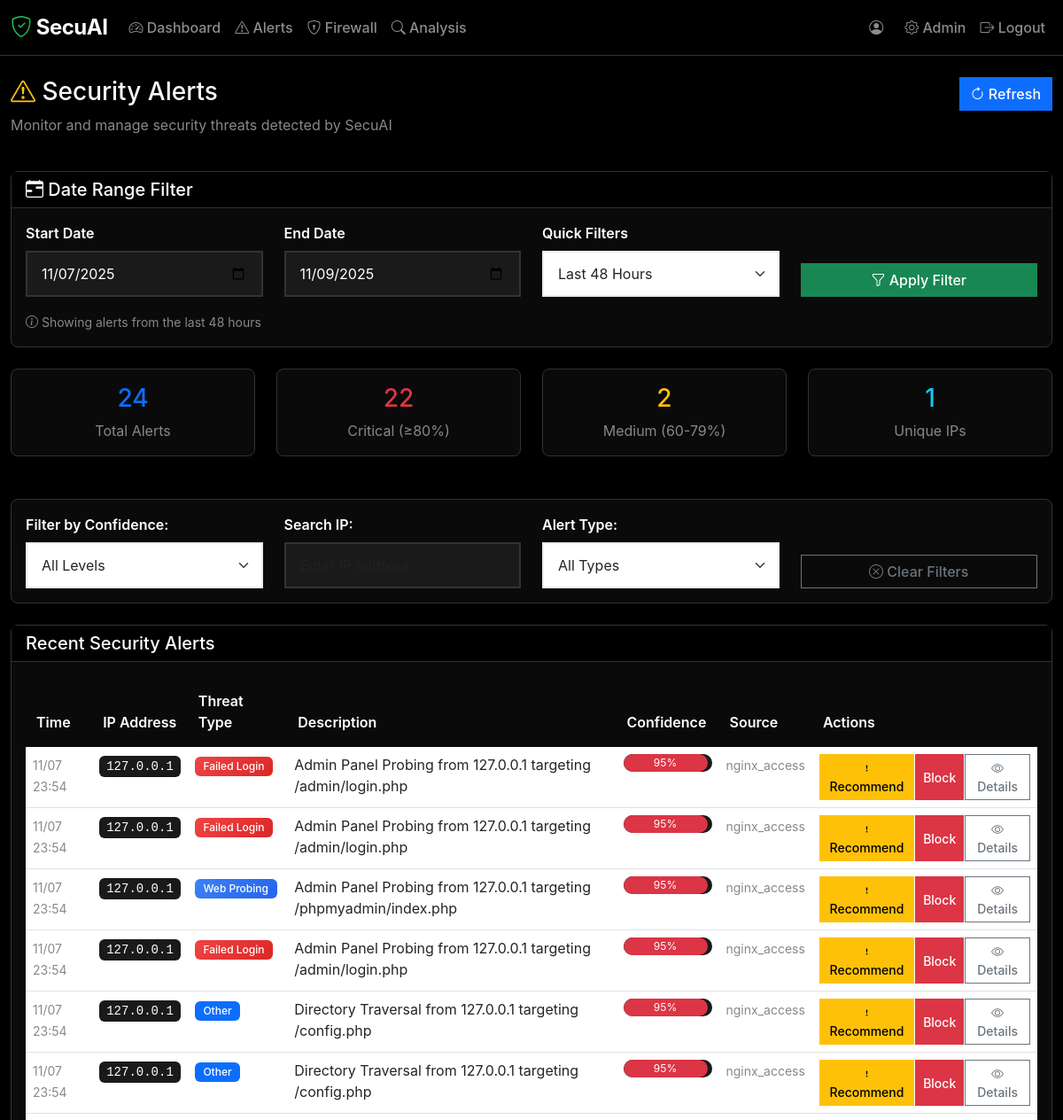
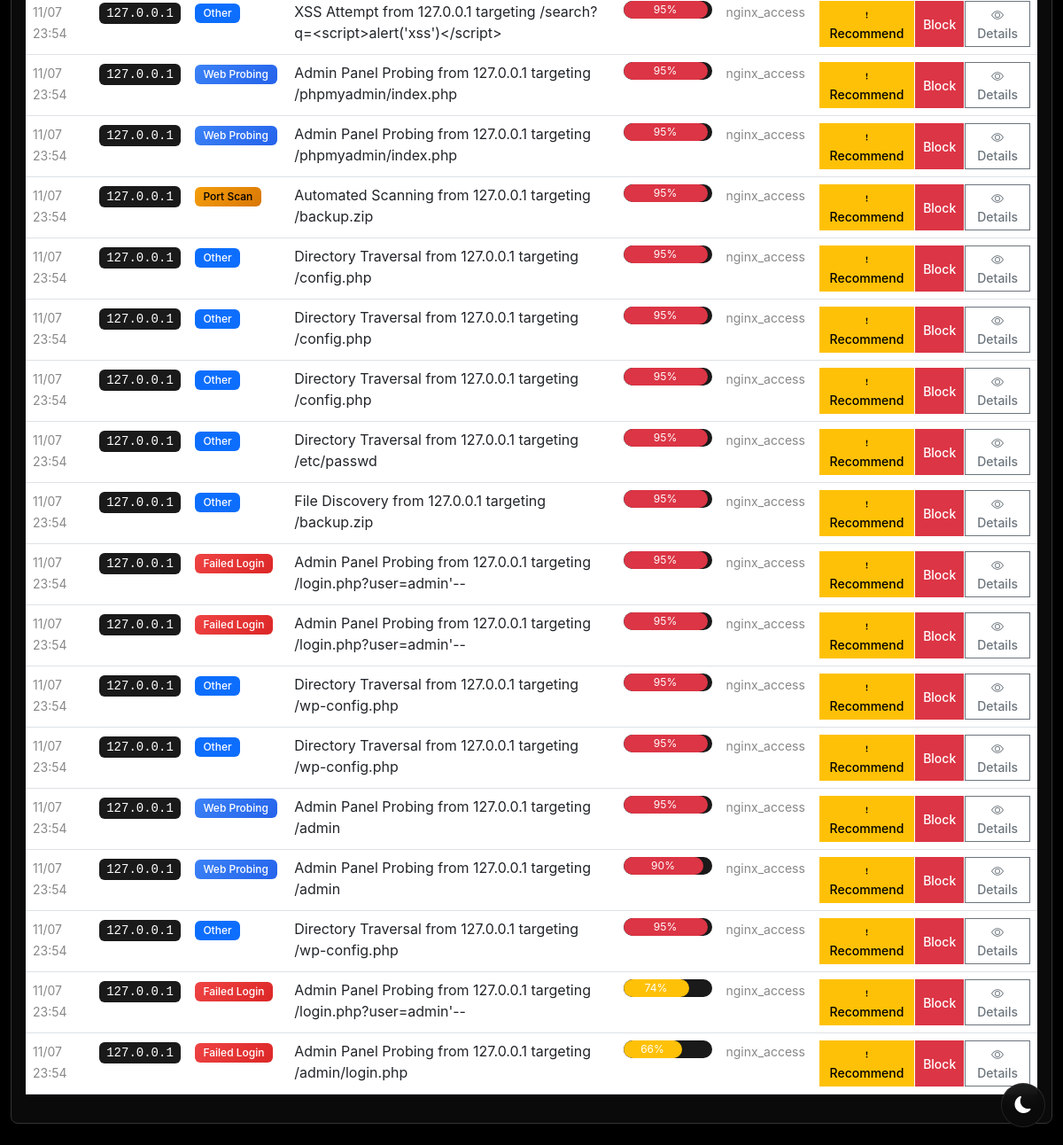
/alerts (signed in), run on the app's committed database (2 pictures, top to bottom).
### models.py (models this page shows, shortened)
class Alert(db.Model):
    __tablename__ = 'alerts'
    id = db.Column(db.Integer, primary_key=True)
    ip = db.Column(db.String(45), nullable=False, index=True)  # Support IPv6
    reason = db.Column(db.String(255), nullable=False)
    confidence = db.Column(db.Float, default=0.5, nullable=False)
    details = db.Column(db.Text)  # JSON string with additional data
    source = db.Column(db.String(100), nullable=False)  # api, upload:filename, honeypot, etc.
    status = db.Column(db.String(20), default='new', nullable=False)  # new, reviewed, ignored, blocked
    created_at = db.Column(db.DateTime, default=datetime.utcnow, nullable=False, index=True)
    reviewed_at = db.Column(db.DateTime)
    reviewed_by = db.Column(db.Integer, db.ForeignKey('users.id'))
    reviewer = db.relationship('User', backref='reviewed_alerts')

### app.py (the view, shortened to what this page needs)
@app.route('/alerts')
@login_required
def alerts_page():
    try:
        start_date_str = request.args.get('start_date')
        end_date_str = request.args.get('end_date')
        if not start_date_str or not end_date_str:
            end_date = datetime.utcnow()
            start_date = end_date - timedelta(hours=48)
        alerts_query = Alert.query.filter(
            Alert.created_at >= start_date,
            Alert.created_at <= end_date
        ).order_by(Alert.created_at.desc())
        alerts = alerts_query.all()
        total_alerts = len(alerts)
        critical_alerts = len([a for a in alerts if a.confidence >= 0.8])
        medium_alerts = len([a for a in alerts if 0.6 <= a.confidence < 0.8])
        low_alerts = len([a for a in alerts if a.confidence < 0.6])
        unique_ips = len(set([a.ip for a in alerts]))
        date_range_info = {
            'start_date': start_date,
            'end_date': end_date,
            'start_date_str': start_date.strftime('%Y-%m-%d'),
            'end_date_str': end_date.strftime('%Y-%m-%d'),
            'total_alerts': total_alerts,
            'critical_alerts': critical_alerts,
            'medium_alerts': medium_alerts,
            'low_alerts': low_alerts,
            'unique_ips': unique_ips,
            'is_default_range': not start_date_str and not end_date_str
        }
        return render_template('alerts.html', alerts=alerts, date_range=date_range_info)
    except Exception as e:
        logger.error(f"Alerts page error: {e}")
        flash(f'Error loading alerts: {str(e)}')
        return redirect(url_for('dashboard'))

### app.py (called while the page is built)
@login_manager.user_loader
def load_user(user_id):
    return db.session.get(User, int(user_id))

def initialize_monitor():
    global monitor_started
    if not monitor_started:
        clear_sample_data()
        start_log_monitor()
        monitor_started = True
        logger.info("🚀 SecuAI initialization complete")

@app.before_request
def before_request():
    initialize_monitor()

### templates/alerts.html (shortened to what this page needs)
<!DOCTYPE html>
<html lang="en">
<head>
    <link href="https://cdn.jsdelivr.net/npm/bootstrap@5.3.0/dist/css/bootstrap.min.css" rel="stylesheet">
    <link href="https://cdn.jsdelivr.net/npm/bootstrap-icons@1.10.0/font/bootstrap-icons.css" rel="stylesheet">
    <link href="{{ url_for('static', filename='css/style.css') }}" rel="stylesheet">
</head>
<body>
    <nav class="navbar navbar-expand-lg navbar-dark bg-dark">
        <div class="container-fluid">
            <a class="navbar-brand" href="/">
                <i class="bi bi-shield-check"></i> SecuAI
            </a>
            <div class="navbar-nav me-auto">
                <a class="nav-link" href="/">
                    <i class="bi bi-speedometer2"></i> Dashboard
                </a>
                <a class="nav-link" href="/alerts">
                    <i class="bi bi-exclamation-triangle"></i> Alerts
                </a>
                <a class="nav-link" href="/firewall">
                    <i class="bi bi-shield-lock"></i> Firewall
                </a>
                <a class="nav-link" href="/analysis">
                    <i class="bi bi-search"></i> Analysis
                </a>
            </div>
            <div class="navbar-nav">
                {% if current_user.is_authenticated %}
                <span class="navbar-text me-3">
                    <i class="bi bi-person-circle"></i> {{ current_user.username }}
                </span>
                <a class="nav-link" href="/admin">
                    <i class="bi bi-gear"></i> Admin
                </a>
                <a class="nav-link" href="/logout">
                    <i class="bi bi-box-arrow-right"></i> Logout
                </a>
                {% endif %}
            </div>
        </div>
    </nav>
    <button class="theme-toggle" onclick="toggleTheme()" title="Toggle theme">
        <i class="bi bi-moon-fill" id="theme-icon"></i>
    </button>
    <div class="container-fluid mt-4">
        <div class="row mb-4">
            <div class="col">
                <h1 class="h3">
                    <i class="bi bi-exclamation-triangle text-warning"></i> Security Alerts
                </h1>
                <p class="text-muted">Monitor and manage security threats detected by SecuAI</p>
            </div>
            <div class="col-auto">
                <button class="btn btn-primary" onclick="refreshAlerts()">
                    <i class="bi bi-arrow-clockwise"></i> Refresh
                </button>
            </div>
        </div>
        <div class="card mb-4">
            <div class="card-header">
                <h5 class="card-title mb-0">
                    <i class="bi bi-calendar-range"></i> Date Range Filter
                </h5>
            </div>
            <div class="card-body">
                <div class="row align-items-end">
                    <div class="col-md-3">
                        <label for="start-date" class="form-label">Start Date</label>
                        <input type="date" class="form-control" id="start-date"
                               value="{{ date_range.start_date_str if date_range else '' }}">
                    </div>
                    <div class="col-md-3">
                        <label for="end-date" class="form-label">End Date</label>
                        <input type="date" class="form-control" id="end-date"
                               value="{{ date_range.end_date_str if date_range else '' }}">
                    </div>
                    <div class="col-md-3">
                        <label for="quick-filter" class="form-label">Quick Filters</label>
                        <select class="form-select" id="quick-filter" onchange="applyQuickFilter()">
                            <option value="48h" selected>Last 48 Hours</option>
                        </select>
                    </div>
                    <div class="col-md-3">
                        <button class="btn btn-success w-100" onclick="filterAlerts()">
                            <i class="bi bi-funnel"></i> Apply Filter
                        </button>
                    </div>
                </div>
                {% if date_range %}
                <div class="mt-3">
                    <small class="text-muted">
                        <i class="bi bi-info-circle"></i>
                        {% if date_range.is_default_range %}
                        Showing alerts from the last 48 hours
                        {% else %}
                        Showing alerts from {{ date_range.start_date.strftime('%B %d, %Y') }} to {{ date_range.end_date.strftime('%B %d, %Y') }}
                        {% endif %}
                    </small>
                </div>
                {% endif %}
            </div>
        </div>
        {% if date_range %}
        <div class="row mb-4">
            <div class="col-md-3">
                <div class="card text-center">
                    <div class="card-body">
                        <h3 class="text-primary">{{ date_range.total_alerts }}</h3>
                        <p class="text-muted mb-0">Total Alerts</p>
                    </div>
                </div>
            </div>
            <div class="col-md-3">
                <div class="card text-center">
                    <div class="card-body">
                        <h3 class="text-danger">{{ date_range.critical_alerts }}</h3>
                        <p class="text-muted mb-0">Critical (≥80%)</p>
                    </div>
                </div>
            </div>
            <div class="col-md-3">
                <div class="card text-center">
                    <div class="card-body">
                        <h3 class="text-warning">{{ date_range.medium_alerts }}</h3>
                        <p class="text-muted mb-0">Medium (60-79%)</p>
                    </div>
                </div>
            </div>
            <div class="col-md-3">
                <div class="card text-center">
                    <div class="card-body">
                        <h3 class="text-info">{{ date_range.unique_ips }}</h3>
                        <p class="text-muted mb-0">Unique IPs</p>
                    </div>
                </div>
            </div>
        </div>
        {% endif %}
        <div class="card mb-4">
            <div class="card-body">
                <div class="row">
                    <div class="col-md-3">
                        <label class="form-label">Filter by Confidence:</label>
                        <select class="form-select" id="confidence-filter" onchange="filterAlerts()">
                            <option value="">All Levels</option>
                        </select>
                    </div>
                    <div class="col-md-3">
                        <label class="form-label">Search IP:</label>
                        <input type="text" class="form-control" id="ip-search" placeholder="Enter IP address" onkeyup="filterAlerts()">
                    </div>
                    <div class="col-md-3">
                        <label class="form-label">Alert Type:</label>
                        <select class="form-select" id="type-filter" onchange="filterAlerts()">
                            <option value="">All Types</option>
                        </select>
                    </div>
                    <div class="col-md-3 d-flex align-items-end">
                        <button class="btn btn-outline-secondary w-100" onclick="clearFilters()">
                            <i class="bi bi-x-circle"></i> Clear Filters
                        </button>
                    </div>
                </div>
            </div>
        </div>
        <div class="card">
            <div class="card-header">
                <h5 class="card-title mb-0">Recent Security Alerts</h5>
            </div>
            <div class="card-body">
                <div class="table-responsive">
                    <table class="table table-hover" id="alerts-table">
                        <thead>
                            <tr>
                                <th>Time</th>
                                <th>IP Address</th>
                                <th>Threat Type</th>
                                <th>Description</th>
                                <th>Confidence</th>
                                <th>Source</th>
                                <th>Actions</th>
                            </tr>
                        </thead>
                        <tbody>
                            {% for alert in alerts %}
                            <tr data-ip="{{ alert.ip }}" data-confidence="{{ alert.confidence }}" data-type="{{ alert.reason.lower() }}">
                                <td>
                                    <small class="text-muted">
                                        {{ alert.created_at.strftime('%m/%d %H:%M') }}
                                    </small>
                                </td>
                                <td>
                                    <code class="bg-light px-2 py-1 rounded">{{ alert.ip }}</code>
                                </td>
                                <td>
                                    {% if 'failed' in alert.reason.lower() or 'login' in alert.reason.lower() %}
                                        <span class="badge bg-danger">Failed Login</span>
                                    {% elif 'scan' in alert.reason.lower() %}
                                        <span class="badge bg-warning">Port Scan</span>
                                    {% elif 'web' in alert.reason.lower() or 'probing' in alert.reason.lower() %}
                                        <span class="badge bg-info">Web Probing</span>
                                    {% elif 'suricata' in alert.reason.lower() or 'ids' in alert.reason.lower() %}
                                        <span class="badge bg-secondary">IDS Alert</span>
                                    {% else %}
                                        <span class="badge bg-primary">Other</span>
                                    {% endif %}
                                </td>
                                <td>{{ alert.reason }}</td>
                                <td>
                                    <div class="progress" style="width: 100px; height: 20px;">
                                        {% set confidence_percent = (alert.confidence * 100) | int %}
                                        {% if confidence_percent >= 80 %}
                                            {% set progress_class = 'bg-danger' %}
                                        {% elif confidence_percent >= 60 %}
                                            {% set progress_class = 'bg-warning' %}
                                        {% else %}
                                            {% set progress_class = 'bg-info' %}
                                        {% endif %}
                                        <div class="progress-bar {{ progress_class }}"
                                             role="progressbar"
                                             style="width: {{ confidence_percent }}%">
                                            {{ confidence_percent }}%
                                        </div>
                                    </div>
                                </td>
                                <td>
                                    <small class="text-muted">{{ alert.source }}</small>
                                </td>
                                <td>
                                    <div class="btn-group" role="group">
                                        <button class="btn btn-sm btn-warning" onclick="recommendBlock('{{ alert.ip }}')">
                                            <i class="bi bi-exclamation"></i> Recommend
                                        </button>
                                        <button class="btn btn-sm btn-danger" onclick="approveBlock('{{ alert.ip }}')">
                                             Block
                                        </button>
                                        <button class="btn btn-sm btn-outline-secondary" onclick="viewDetails({{ alert.id }})">
                                            <i class="bi bi-eye"></i> Details
                                        </button>
                                    </div>
                                </td>
                            </tr>
                            {% endfor %}
                        </tbody>
                    </table>
                </div>
            </div>
        </div>
    </div>
</body>
</html>

### data on the page
Alert: created_at "11/07 23:54", ip "127.0.0.1", shows "Failed Login", reason "Admin Panel Probing from 127.0.0.1 targeting /admin/login.php", confidence_percent "95", source "nginx_access"
Alert: created_at "11/07 23:54", ip "127.0.0.1", shows "Failed Login", reason "Admin Panel Probing from 127.0.0.1 targeting /admin/login.php", confidence_percent "95", source "nginx_access"
Alert: created_at "11/07 23:54", ip "127.0.0.1", shows "Web Probing", reason "Admin Panel Probing from 127.0.0.1 targeting /phpmyadmin/index.php", confidence_percent "95", source "nginx_access"
Alert: created_at "11/07 23:54", ip "127.0.0.1", shows "Failed Login", reason "Admin Panel Probing from 127.0.0.1 targeting /admin/login.php", confidence_percent "95", source "nginx_access"
Alert: created_at "11/07 23:54", ip "127.0.0.1", shows "Other", reason "Directory Traversal from 127.0.0.1 targeting /config.php", confidence_percent "95", source "nginx_access"
Alert: created_at "11/07 23:54", ip "127.0.0.1", shows "Other", reason "Directory Traversal from 127.0.0.1 targeting /config.php", confidence_percent "95", source "nginx_access"
Alert: created_at "11/07 23:54", ip "127.0.0.1", shows "Other", reason "XSS Attempt from 127.0.0.1 targeting /search?q=<script>alert('xss')</script>", confidence_percent "95", source "nginx_access"
Alert: created_at "11/07 23:54", ip "127.0.0.1", shows "Web Probing", reason "Admin Panel Probing from 127.0.0.1 targeting /phpmyadmin/index.php", confidence_percent "95", source "nginx_access"
Alert: created_at "11/07 23:54", ip "127.0.0.1", shows "Web Probing", reason "Admin Panel Probing from 127.0.0.1 targeting /phpmyadmin/index.php", confidence_percent "95", source "nginx_access"
Alert: created_at "11/07 23:54", ip "127.0.0.1", shows "Port Scan", reason "Automated Scanning from 127.0.0.1 targeting /backup.zip", confidence_percent "95", source "nginx_access"
Alert: created_at "11/07 23:54", ip "127.0.0.1", shows "Other", reason "Directory Traversal from 127.0.0.1 targeting /config.php", confidence_percent "95", source "nginx_access"
Alert: created_at "11/07 23:54", ip "127.0.0.1", shows "Other", reason "Directory Traversal from 127.0.0.1 targeting /config.php", confidence_percent "95", source "nginx_access"
Alert: created_at "11/07 23:54", ip "127.0.0.1", shows "Other", reason "Directory Traversal from 127.0.0.1 targeting /config.php", confidence_percent "95", source "nginx_access"
Alert: created_at "11/07 23:54", ip "127.0.0.1", shows "Other", reason "Directory Traversal from 127.0.0.1 targeting /etc/passwd", confidence_percent "95", source "nginx_access"
Alert: created_at "11/07 23:54", ip "127.0.0.1", shows "Other", reason "File Discovery from 127.0.0.1 targeting /backup.zip", confidence_percent "95", source "nginx_access"
Alert: created_at "11/07 23:54", ip "127.0.0.1", shows "Failed Login", reason "Admin Panel Probing from 127.0.0.1 targeting /login.php?user=admin'--", confidence_percent "95", source "nginx_access"
Alert: created_at "11/07 23:54", ip "127.0.0.1", shows "Failed Login", reason "Admin Panel Probing from 127.0.0.1 targeting /login.php?user=admin'--", confidence_percent "95", source "nginx_access"
Alert: created_at "11/07 23:54", ip "127.0.0.1", shows "Other", reason "Directory Traversal from 127.0.0.1 targeting /wp-config.php", confidence_percent "95", source "nginx_access"
Alert: created_at "11/07 23:54", ip "127.0.0.1", shows "Other", reason "Directory Traversal from 127.0.0.1 targeting /wp-config.php", confidence_percent "95", source "nginx_access"
Alert: created_at "11/07 23:54", ip "127.0.0.1", shows "Web Probing", reason "Admin Panel Probing from 127.0.0.1 targeting /admin", confidence_percent "95", source "nginx_access"
Alert: created_at "11/07 23:54", ip "127.0.0.1", shows "Web Probing", reason "Admin Panel Probing from 127.0.0.1 targeting /admin", confidence_percent "90", source "nginx_access"
Alert: created_at "11/07 23:54", ip "127.0.0.1", shows "Other", reason "Directory Traversal from 127.0.0.1 targeting /wp-config.php", confidence_percent "95", source "nginx_access"
Alert: created_at "11/07 23:54", ip "127.0.0.1", shows "Failed Login", reason "Admin Panel Probing from 127.0.0.1 targeting /login.php?user=admin'--", confidence_percent "74", source "nginx_access"
Alert: created_at "11/07 23:54", ip "127.0.0.1", shows "Failed Login", reason "Admin Panel Probing from 127.0.0.1 targeting /admin/login.php", confidence_percent "66", source "nginx_access"

### other printed values
{{ date_range.total_alerts }} "24"
{{ date_range.critical_alerts }} "22"
{{ date_range.medium_alerts }} "2"
{{ date_range.unique_ips }} "1"
